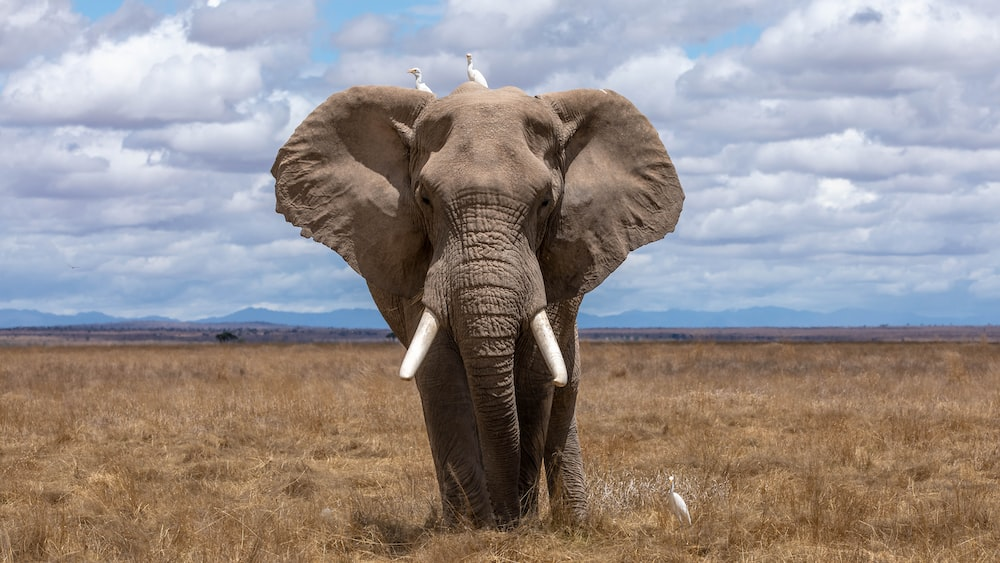
#> input picture AI Mafia/elephant.jpeg, 1000 x 563 px
$ jupyter execute 'Dominant Color Extraction.ipynb'
#> lines starting #> are read from the running program, lines starting #| are printed output that depends on the picture
[cell 1]
import numpy as np
import cv2
import matplotlib.pyplot as plt

[cell 2]
img = cv2.imread('elephant.jpeg')
#> img is the input picture: shape (563, 1000, 3); mean B, G, R 139.8, 142.1, 150.7
img = cv2.cvtColor(img,cv2.COLOR_BGR2RGB)
plt.imshow(img)
original_img = img
plt.show()

[cell 3]
print(img.shape)
#| (563, 1000, 3)

[cell 4]
# Flatten each channel of the image in linear array
all_pixels = img.reshape((563*1000, 3))

[cell 5]
print(all_pixels.shape)
#| (563000, 3)

[cell 6]
from sklearn.cluster import KMeans

[cell 7]
dominant_colors = 4
km = KMeans(n_clusters = dominant_colors)
km.fit(all_pixels)

[cell 8]
centers = km.cluster_centers_

[cell 9]
centers = np.array(centers, dtype='uint8')

[cell 10]
print(centers)

# Plot what all colors are these values?

[cell 11]
i = 1
colors = []
for each_col in centers:
    plt.subplot(1,4,i)
    plt.axis("off")
    i+=1
    colors.append(each_col)

    #color swatch
    a = np.zeros((100,100,3),dtype='uint8')
    a[:,:,:] = each_col
    plt.imshow(a)
plt.show()
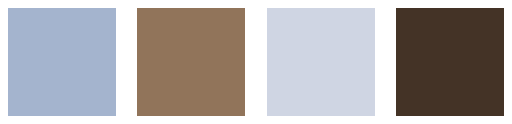
#> figure drawn by matplotlib, 4 panels

# Segmenting our original image

[cell 12]
new_img = np.zeros((563*1000, 3),dtype = 'uint8')
print(new_img.shape)

[cell 13]
a = km.labels_
print(len(a))
colors

[cell 14]
for ix in range(new_img.shape[0]):
    new_img[ix] = colors[km.labels_[ix]]
new_img = new_img.reshape((original_img.shape))

[cell 15]
plt.imshow(new_img)
plt.imshow(original_img)
plt.show()
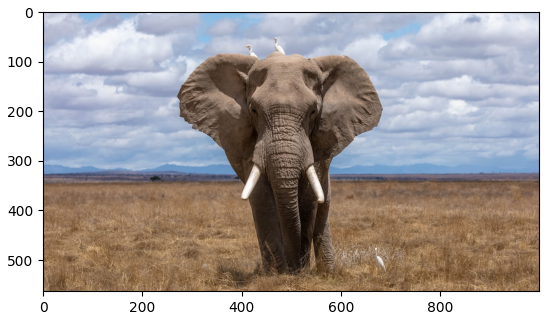
#> figure drawn by matplotlib, 1 panel

[cell 16]
plt.imshow(new_img)
plt.show()
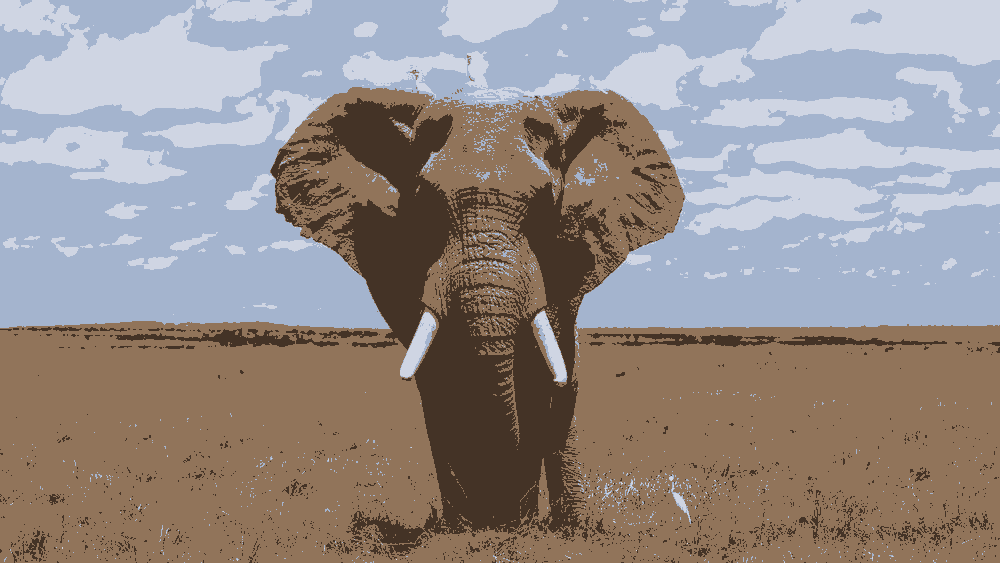
#> shown: shape (563, 1000, 3); mean R, G, B 150.1, 141.6, 139.2
